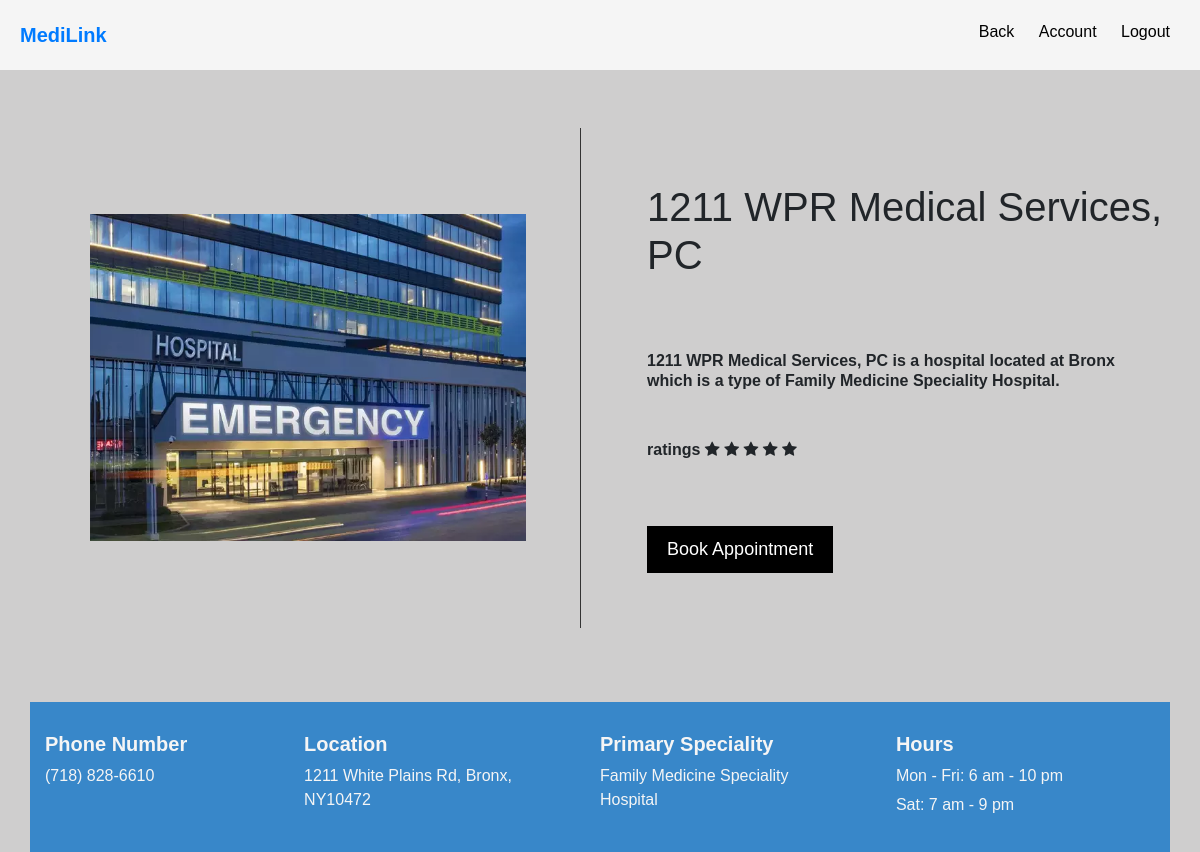
Screenshot of /hospital/2514/ with the database file from the repository.
### hospital/models.py (models this page shows, shortened)
class Hospital(models.Model):
    name = models.CharField(max_length=100)
    facility_type = models.CharField(max_length=100)
    borough = models.CharField(max_length=50, choices=Choices.boroughs)
    phone = models.CharField(max_length=15)
    location = models.CharField(max_length=200)
    postal_code = models.IntegerField()
    latitude = models.FloatField(null=True)
    longitude = models.FloatField(null=True)

### hospital/views.py (the view)
# urls.py: path("<int:pk>/", views.HospitalDetailView.as_view(), name="detail_view"),
class HospitalDetailView(generic.DetailView):
    model = Hospital
    template_name = "hospital/hospital_details.html"
    borough_converter = {}
    for borough in Choices.boroughs:
        borough_converter[borough[0]] = borough[1]
    def get(self, request, *args, **kwargs):
        return super().get(request, *args, **kwargs)
    def get_context_data(self, **kwargs):
        context = super(HospitalDetailView, self).get_context_data(**kwargs)
        try:
            context["object"].borough = self.borough_converter[
                context["object"].borough
            ]
        except Exception as e:
            print("Doctor Borough Exception: ", e)
        context["doctors"] = Doctor.objects.all().filter(
            associated_hospital=context["object"]
        )
        return context

### hospital/templates/hospital/hospital_details.html (shortened to what this page needs)
{% load static %}
<link rel="stylesheet" href="{% static 'hospital/css/hospitalDetailsStyle.css' %}">
<link rel="stylesheet" href="https://cdn.jsdelivr.net/npm/bootstrap@4.3.1/dist/css/bootstrap.min.css"
>
<link rel="stylesheet" href="https://cdnjs.cloudflare.com/ajax/libs/font-awesome/4.7.0/css/font-awesome.min.css">
<div class="page">
    <head>
    </head>
    <div class="header">
        <span><a href="/user/home/">
                MediLink
            </a>
        </span>
        <nav>
            <a href="#" id="searchLink" onclick=window.history.back()>Back</a>
            <a href="#">Account</a>
            <a href="#">Logout</a>
        </nav>
    </div>
    <div class="main-content row my-2">
        <div class="background-jpg col">
        </div>
        <div class="detail-info container col px-3">
            <div class="description">
                <span class="h1">{{object.name}}</span>
                <br>
                <br>
                <p class="h6 my-5">{{object.name}} is
                    a hospital located at {{object.borough}} which is a
                    type of {{object.facility_type}}. </p>
            </div>
            <div class="ratings">
                <p>ratings
                    <span class="fa fa-star checked"></span>
                    <span class="fa fa-star checked"></span>
                    <span class="fa fa-star checked"></span>
                    <span class="fa fa-star"></span>
                    <span class="fa fa-star"></span>
                </p>
            </div>
            <button style="font-size:18px" class="book-appointment mt-5" data-toggle="modal"
                data-target="#book_appointment_modal">Book Appointment
            </button>
        </div>
    </div>
    <div class="navigator container">
        <div class="navigator-item">
            <h2>Phone Number</h2>
            <p>{{object.phone}}</p>
        </div>
        <div class="navigator-item pr-5">
            <h2>Location</h2>
            <p>{{object.location}}, {{object.borough}}, NY{{object.postal_code}}</p>
        </div>
        <div class="navigator-item pr-5">
            <h2>Primary Speciality</h2>
            <p>{{object.facility_type}}</p>
        </div>
        <div class="navigator-item">
            <h2>Hours</h2>
            <p>Mon - Fri: 6 am - 10 pm</p>
            <p>Sat: 7 am - 9 pm</p>
        </div>
    </div>
    {% include "hospital/hospital_appointment_form.html" %}
</div>

### hospital/static/hospital/css/hospitalDetailsStyle.css (style rules this page uses)
.page { font-family: Arial, sans-serif; margin: 0; height: 100%; background-color: #cfcece; }
.header { display: flex; justify-content: space-between; padding: 20px; background-color: #f5f5f5; }
.header span { font-weight: bold; font-size: 20px; }
nav a { margin: 0 10px; text-decoration: none; color: black; }
.main-content { background-color: #cfcece; width: auto; }
.background-jpg { width: 50%; height: 500px; position: absolute; background-image: url(../images/hospital1.jpg); background-repeat: no-repeat; background-size: 80% auto; background-position: center; margin: 50px; border-right: 1px solid #333; }
.detail-info { margin-top: auto; margin-bottom: auto; margin-right: 3% !important; }
.detail-info p { font-weight: bold; }
.book-appointment { background-color: rgb(0, 0, 0); color: white; border: none; padding: 10px 20px; cursor: pointer; }
.navigator { position: relative; display: flex; justify-content: space-between; background-color: #3887c9; padding: 30px; margin-left: 10%; margin-right: 10%; margin-top: 2%; margin-bottom: 2% !important; }
.navigator-item { flex-basis: 100%; }
.navigator-item h2 { font-size: 20px; font-weight: 800; color:#f5f5f5; }
.navigator-item p { margin: 5px 0; color:#f5f5f5; }

### hospital/static/hospital/css/hospitalApplicationFormStyle.css (style rules this page uses)
* { margin: 0; padding: 0; box-sizing: border-box; }

### rows the page displays
Hospital: name "1211 WPR Medical Services, PC", borough "Bronx", facility_type "Family Medicine Speciality Hospital", phone "(718) 828-6610", location "1211 White Plains Rd", postal_code "10472"
